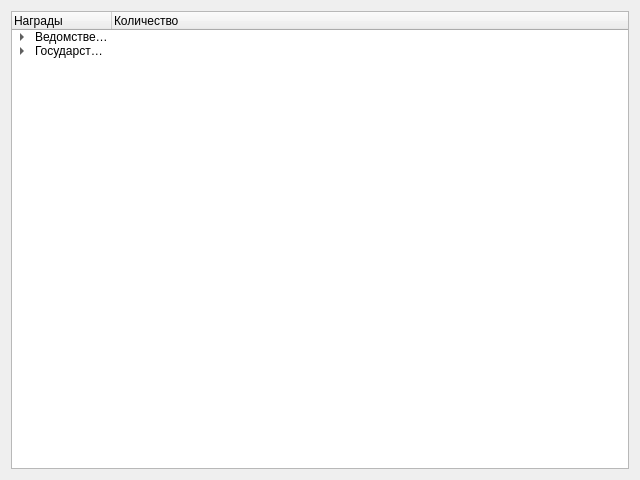
<?xml version="1.0" encoding="UTF-8"?>
<ui version="4.0">
 <class>Form_statistic</class>
 <widget class="QWidget" name="Form_statistic">
  <property name="geometry">
   <rect>
    <x>0</x>
    <y>0</y>
    <width>640</width>
    <height>480</height>
   </rect>
  </property>
  <property name="windowTitle">
   <string>Form</string>
  </property>
  <layout class="QGridLayout" name="gridLayout">
   <item row="1" column="0">
    <widget class="QTreeWidget" name="treeWidget">
     <column>
      <property name="text">
       <string>Награды</string>
      </property>
     </column>
     <column>
      <property name="text">
       <string>Количество</string>
      </property>
     </column>
     <item>
      <property name="text">
       <string>Ведомственные награды</string>
      </property>
      <property name="text">
       <string/>
      </property>
      <item>
       <property name="text">
        <string>Орден Суворова</string>
       </property>
       <property name="text">
        <string>1</string>
       </property>
      </item>
      <item>
       <property name="text">
        <string>Орден Кутузова</string>
       </property>
       <property name="text">
        <string>2</string>
       </property>
      </item>
     </item>
     <item>
      <property name="text">
       <string>Государственные награды</string>
      </property>
      <property name="text">
       <string/>
      </property>
      <item>
       <property name="text">
        <string>Медаль за воинскую доблесть</string>
       </property>
       <property name="text">
        <string>15</string>
       </property>
      </item>
     </item>
    </widget>
   </item>
  </layout>
 </widget>
 <resources/>
 <connections/>
</ui>
